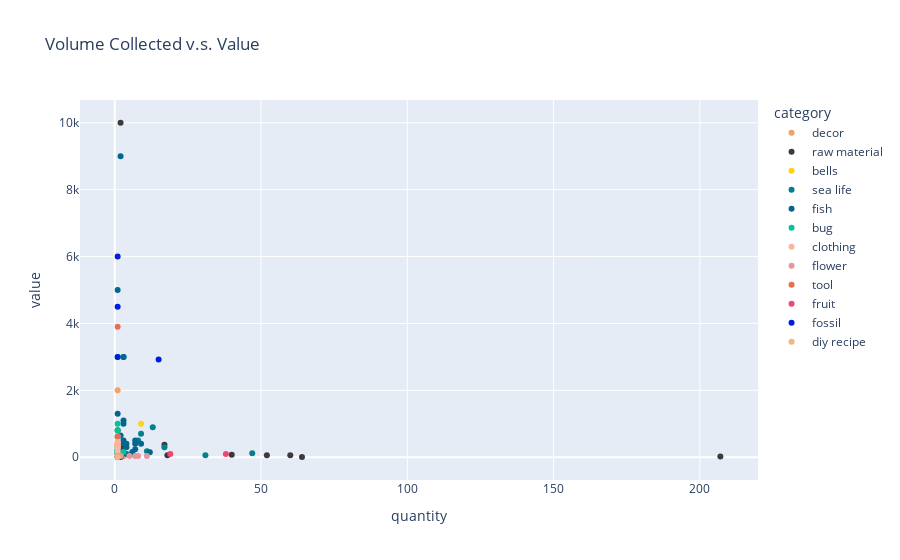

Notebook code for this chart:
### Markdown cell above
This plot isn't incredibly informative. No axes titles? No legend? Let's try again

### Code cell
# an easier way to make this plot?
# https://plotly.com/python-api-reference/generated/plotly.express.scatter.html
import plotly.express as px

fig1 = px.scatter(data, x = 'quantity', y = 'value', color = 'category', color_discrete_map = colors, hover_name = 'item', title='Volume Collected v.s. Value')
fig1.show()

### Figure 1 — Plotly figure (JSON) as saved in the notebook; plotly's stock layout.template omitted (floating-point values rounded to 4 significant figures)
{"data": [{"hovertemplate": "<b>%{hovertext}</b><br><br>category=decor<br>quantity=%{x}<br>value=%{y}<extra></extra>", "hovertext": ["HHA Pennant", "camping cot", "purple persian rug", "hay bed", "fragrance diffuser", "serving cart", "cardboard box", "air circulator", "bronze HHA plaque", "light switch", "concrete flooring", "newton's cradle"], "legendgroup": "decor", "marker": {"color": "#f4a261", "symbol": "circle"}, "mode": "markers", "name": "decor", "showlegend": true, "type": "scatter", "x": [1, 1, 1, 1, 1, 1, 3, 1, 1, 1, 1, 1], "xaxis": "x", "y": ["375", "450", "2000", "400", "350", "325", "30", "375", "400", "80", "820", "325"], "yaxis": "y"}, {"hovertemplate": "<b>%{hovertext}</b><br><br>category=raw material<br>quantity=%{x}<br>value=%{y}<extra></extra>", "hovertext": ["weeds", "stone", "hardwood", "tree branch", "softwood", "wasp nest", "clay", "iron nugget", "gold nugget", "wood", "old tire", "empty can", "boot"], "legendgroup": "raw material", "marker": {"color": "#3b3b3b", "symbol": "circle"}, "mode": "markers", "name": "raw material", "showlegend": true, "type": "scatter", "x": [207, 40, 52, 64, 60, 3, 6, 17, 2, 18, 1, 2, 1], "xaxis": "x", "y": ["20", "75", "60", "5", "60", "300", "100", "375", "10000", "60", "10", "10", "10"], "yaxis": "y"}, {"hovertemplate": "<b>%{hovertext}</b><br><br>category=bells<br>quantity=%{x}<br>value=%{y}<extra></extra>", "hovertext": ["1000 bells"], "legendgroup": "bells", "marker": {"color": "#ffd119", "symbol": "circle"}, "mode": "markers", "name": "bells", "showlegend": true, "type": "scatter", "x": [9], "xaxis": "x", "y": ["1000"], "yaxis": "y"}, {"hovertemplate": "<b>%{hovertext}</b><br><br>category=sea life<br>quantity=%{x}<br>value=%{y}<extra></extra>", "hovertext": ["venus comb", "sea snail", "sand dollar", "giant clam", "coral", "cowrie", "conch"], "legendgroup": "sea life", "marker": {"color": "#028090", "symbol": "circle"}, "mode": "markers", "name": "sea life", "showlegend": true, "type": "scatter", "x": [17, 11, 47, 13, 8, 31, 9], "xaxis": "x", "y": ["300", "180", "120", "900", "500", "60", "700"], "yaxis": "y"}, {"hovertemplate": "<b>%{hovertext}</b><br><br>category=fish<br>quantity=%{x}<br>value=%{y}<extra></extra>", "hovertext": ["freshwater goby", "tadpole", "horse mackerel", "red snapper", "dace", "loach", "sea horse", "zebra turkeyfish", "black bass", "oarfish", "squid", "sea bass", "crucian carp", "snapping turtle", "carp", "clown fish", "angelfish", "butterfly fish", "pale chub", "bluegill", "frog", "goldfish", "crawfish", "olive flounder"], "legendgroup": "fish", "marker": {"color": "#05668d", "symbol": "circle"}, "mode": "markers", "name": "fish", "showlegend": true, "type": "scatter", "x": [3, 4, 12, 3, 7, 4, 3, 3, 7, 2, 7, 9, 6, 1, 4, 2, 3, 3, 1, 2, 1, 1, 1, 1], "xaxis": "x", "y": ["400", "100", "150", "3000", "240", "400", "1100", "500", "400", "9000", "500", "400", "160", "5000", "300", "650", "3000", "1000", "200", "180", "120", "1300", "200", "800"], "yaxis": "y"}, {"hovertemplate": "<b>%{hovertext}</b><br><br>category=bug<br>quantity=%{x}<br>value=%{y}<extra></extra>", "hovertext": ["pill bug", "common butterfly", "stinkbug", "giant water bug", "moth", "man-faced stink bug", "great purple emperor", "yellow butterfly", "diving beetle", "spider", "centipede"], "legendgroup": "bug", "marker": {"color": "#02c39a", "symbol": "circle"}, "mode": "markers", "name": "bug", "showlegend": true, "type": "scatter", "x": [1, 1, 1, 1, 1, 1, 1, 3, 1, 1, 1], "xaxis": "x", "y": ["250", "160", "120", "200", "130", "1000", "3000", "160", "800", "600", "300"], "yaxis": "y"}, {"hovertemplate": "<b>%{hovertext}</b><br><br>category=clothing<br>quantity=%{x}<br>value=%{y}<extra></extra>", "hovertext": ["concierge uniform", "school jacket", "mom's knapsack", "linen dress", "hula top", "firefighter's hat", "victorian dress", "denim pants"], "legendgroup": "clothing", "marker": {"color": "#ffb4a2", "symbol": "circle"}, "mode": "markers", "name": "clothing", "showlegend": true, "type": "scatter", "x": [1, 1, 1, 1, 1, 1, 1, 1], "xaxis": "x", "y": ["480", "350", "175", "400", "300", "420", "630", "280"], "yaxis": "y"}, {"hovertemplate": "<b>%{hovertext}</b><br><br>category=flower<br>quantity=%{x}<br>value=%{y}<extra></extra>", "hovertext": ["white rose", "yellow tulips", "yellow hyacinth", "yellow rose", "red hyacinth", "orange windflower"], "legendgroup": "flower", "marker": {"color": "#e5989b", "symbol": "circle"}, "mode": "markers", "name": "flower", "showlegend": true, "type": "scatter", "x": [7, 2, 1, 11, 8, 5], "xaxis": "x", "y": ["40", "40", "40", "40", "40", "40"], "yaxis": "y"}, {"hovertemplate": "<b>%{hovertext}</b><br><br>category=tool<br>quantity=%{x}<br>value=%{y}<extra></extra>", "hovertext": ["axe", "bamboo wand"], "legendgroup": "tool", "marker": {"color": "#e76f51", "symbol": "circle"}, "mode": "markers", "name": "tool", "showlegend": true, "type": "scatter", "x": [1, 1], "xaxis": "x", "y": ["625", "3900"], "yaxis": "y"}, {"hovertemplate": "<b>%{hovertext}</b><br><br>category=fruit<br>quantity=%{x}<br>value=%{y}<extra></extra>", "hovertext": ["peach", "peaches"], "legendgroup": "fruit", "marker": {"color": "#ef476f", "symbol": "circle"}, "mode": "markers", "name": "fruit", "showlegend": true, "type": "scatter", "x": [19, 38], "xaxis": "x", "y": ["100", "100"], "yaxis": "y"}, {"hovertemplate": "<b>%{hovertext}</b><br><br>category=fossil<br>quantity=%{x}<br>value=%{y}<extra></extra>", "hovertext": ["fossil", "diplo pelvis", "spino torso", "brachio skull"], "legendgroup": "fossil", "marker": {"color": "#001ddb", "symbol": "circle"}, "mode": "markers", "name": "fossil", "showlegend": true, "type": "scatter", "x": [15, 1, 1, 1], "xaxis": "x", "y": ["2,920", "4500", "3000", "6000"], "yaxis": "y"}, {"hovertemplate": "<b>%{hovertext}</b><br><br>category=diy recipe<br>quantity=%{x}<br>value=%{y}<extra></extra>", "hovertext": ["message bottle"], "legendgroup": "diy recipe", "marker": {"color": "#f0b87d", "symbol": "circle"}, "mode": "markers", "name": "diy recipe", "showlegend": true, "type": "scatter", "x": [1], "xaxis": "x", "y": ["0"], "yaxis": "y"}], "layout": {"legend": {"title": {"text": "category"}, "tracegroupgap": 0}, "title": {"text": "Volume Collected v.s. Value"}, "xaxis": {"anchor": "y", "domain": [0, 1], "title": {"text": "quantity"}}, "yaxis": {"anchor": "x", "domain": [0, 1], "title": {"text": "value"}}}}
